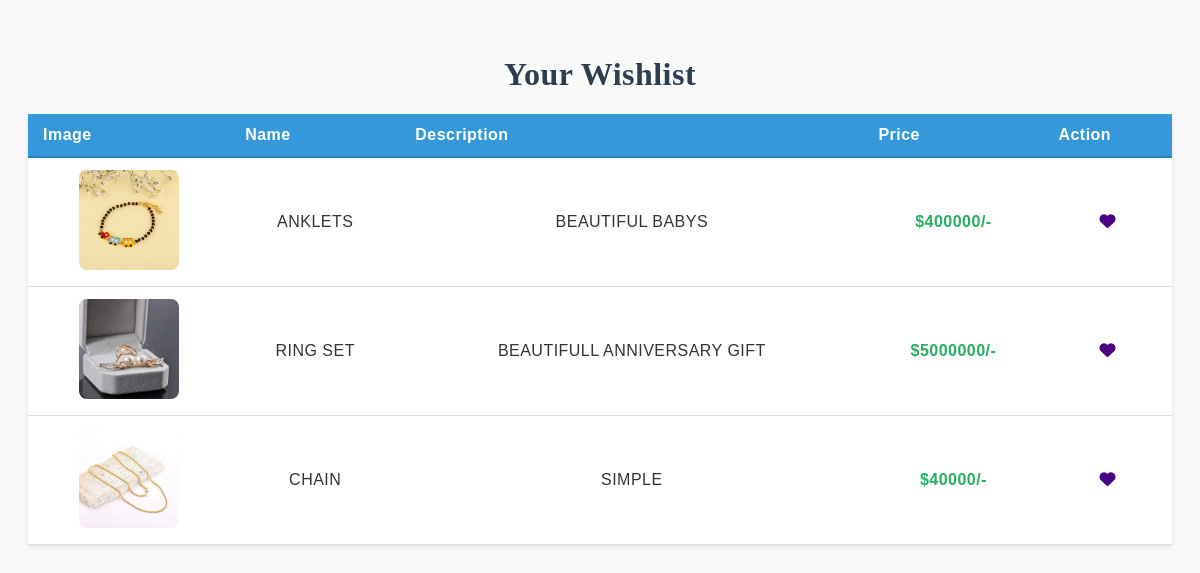
The page /whishlist.php (signed in) on the database its author committed.
### tables this page shows
CREATE TABLE `products` (
  `id` int(5) NOT NULL,
  `catid` int(10) NOT NULL,
  `subcatid` int(50) NOT NULL,
  `productname` varchar(100) NOT NULL,
  `productdescription` text NOT NULL,
  `productprice` int(100) NOT NULL,
  `image` varchar(200) NOT NULL
);

### whishlist.php (the view, shortened to what this page needs)
<?php
include_once('includes/config.php');
$products = [];
if (isset($_SESSION['user_id'])) {
    $user_id = (int)$_SESSION['user_id'];
    $sql = "SELECT p.* FROM products p
            INNER JOIN wishlist w ON p.id = w.product_id
            WHERE w.user_id = ?";
    $stmt = $conn->prepare($sql);
    $stmt->bind_param("i", $user_id);
    $stmt->execute();
    $result = $stmt->get_result();
}
if ($result && $result->num_rows > 0) {
    while ($row = $result->fetch_assoc()) {
        $products[] = $row;
    }
}
?>
<!DOCTYPE html>
<html>
<head>
    <link rel="stylesheet" href="style.css">
    <link href="https://cdnjs.cloudflare.com/ajax/libs/font-awesome/6.7.2/css/all.min.css" rel="stylesheet">
</head>
<body class="wishlist-page">
    <h2 class="wishlist-title">Your Wishlist</h2>
    <?php if (empty($products)): ?>
        <p class="empty-message">Your wishlist is empty.</p>
    <?php else: ?>
    <table class="wishlist-table">
        <thead>
            <tr>
                <th class="table-heading">Image</th>
                <th class="table-heading">Name</th>
                <th class="table-heading">Description</th>
                <th class="table-heading">Price</th>
                <th class="table-heading">Action</th>
            </tr>
        </thead>
        <tbody>
            <?php foreach ($products as $product): ?>
            <tr class="wishlist-item">
                <td><img src="images/products/<?php echo htmlspecialchars($product['image']); ?>" height="100"></td>
                <td><?php echo htmlspecialchars($product['productname']); ?></td>
                <td><?php echo htmlspecialchars($product['productdescription']); ?></td>
                <td>$<?php echo htmlspecialchars($product['productprice']); ?>/-</td>
                <td>
                    <a href="remove_whishlist.php?product_id=<?php echo (int)$product['id']; ?>" onclick="return confirm('Remove this product?');">
                        <i class="fa-solid fa-heart"></i>
                    </a>
                </td>
            </tr>
            <?php endforeach; ?>
        </tbody>
    </table>
    <?php endif; ?>
</body>
</html>

### style.css (style rules this page uses)
body { --heading-font: 'Prata', serif; --heading-font-weight: 400; --heading-color: #2F2E33; --heading-line-height: 1.24; --swiper-theme-color: #8C907E; --bs-body-font-family: 'Prata', serif; --bs-body-font-size: 16px; --bs-body-font-weight: 400; --bs-body-line-height: 1.5; --bs-body-color: #8f8f8f; --bs-body-color-rgb: 143, 143, 143; --bs-primary: #8C907E; --bs-secondary: #6c757d; --bs-light-secondary: #F6E7E5; --bs-dark-secondarry: #D49696; --bs-black: #2F2E33; --bs-light: #F1F1F0; --bs-dark: #212529; --bs-gray: #9aa1a7; --bs-gray-dark: #51565b; --bs-primary-rgb: 140, 144, 126; --bs-secondary-rgb: 108, 117, 125; --bs-black-rgb: 17, 17, 17; --bs-light-rgb: 241, 241, 240; --bs-dark-rgb: 33, 37, 41; --bs-link-color: #111; --bs-link-color-rgb: 17, 17, 17; --bs-link-decoration: underline; --bs-link-hover-color: #111; --bs-link-hover-color-rgb: 17, 17, 17; --bs-nav-link-font-size: 15px; }
body { letter-spacing: 0.03rem; background: #fff4f4; }
h1, .h1, h2, .h2, h3, .h3, h4, .h4, h5, .h5, h6, .h6 { font-family: var(--heading-font); font-weight: var(--heading-font-weight); color: var(--heading-color); line-height: var(--heading-line-height); }
a { text-decoration: none; }
h2 { text-align: center; margin-bottom: 30px; }
a { color: #4b0082; text-decoration: none; }
table { width: 80%; margin: 0 auto; border-collapse: collapse; background-color: #fff; box-shadow: 0 0 10px rgba(0,0,0,0.1); }
th, td { padding: 15px; text-align: center; border-bottom: 1px solid #ddd; }
th { background-color: #f7e7f0; font-weight: bold; }
body.wishlist-page { font-family: Arial, sans-serif; background-color: #f9f9f9; padding: 20px; color: #333; }
.wishlist-title { font-size: 2rem; font-weight: bold; margin-bottom: 20px; color: #2c3e50; }
.wishlist-table { width: 100%; border-collapse: collapse; background-color: #fff; box-shadow: 0 2px 5px rgba(0,0,0,0.1); }
.table-heading { background-color: #3498db; color: white; padding: 12px 15px; text-align: left; font-weight: 600; border-bottom: 2px solid #2980b9; }
.wishlist-item { border-bottom: 1px solid #ddd; transition: background-color 0.3s ease; }
.wishlist-item td { padding: 12px 15px; vertical-align: middle; }
.wishlist-item img { border-radius: 8px; object-fit: cover; max-width: 100px; }
.wishlist-item td:nth-child(4) { font-weight: bold; color: #27ae60; }
.wishlist-item td:nth-child(5) { text-align: center; }

### rows shown on the page
products: image (picture), productname "ANKLETS", productdescription "BEAUTIFUL BABYS", productprice "400000"
products: image (picture), productname "RING SET", productdescription "BEAUTIFULL ANNIVERSARY GIFT", productprice "5000000"
products: image (picture), productname "CHAIN", productdescription "SIMPLE", productprice "40000"
